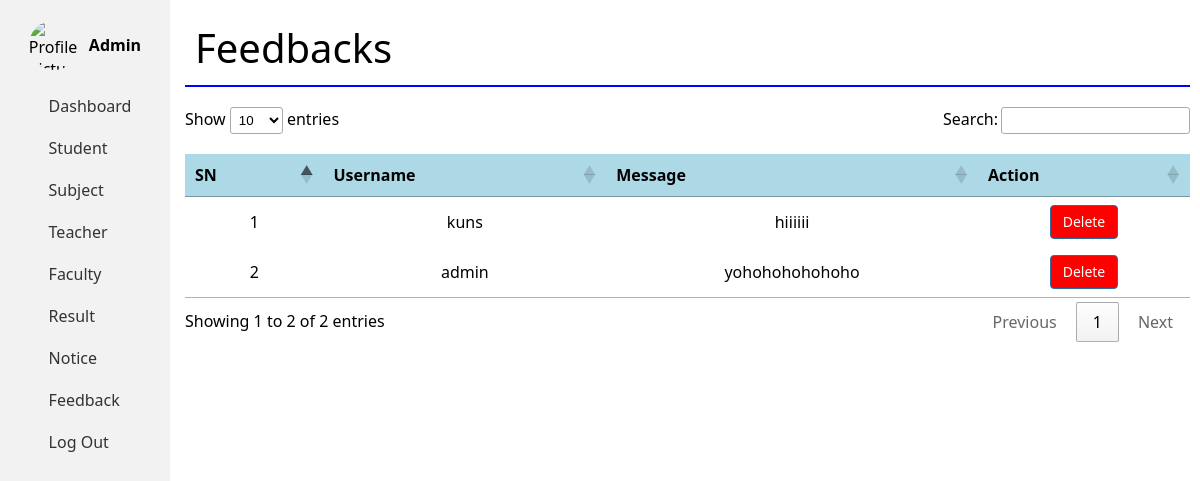
Before: /admin/feedback.php (signed in) with the older database file.
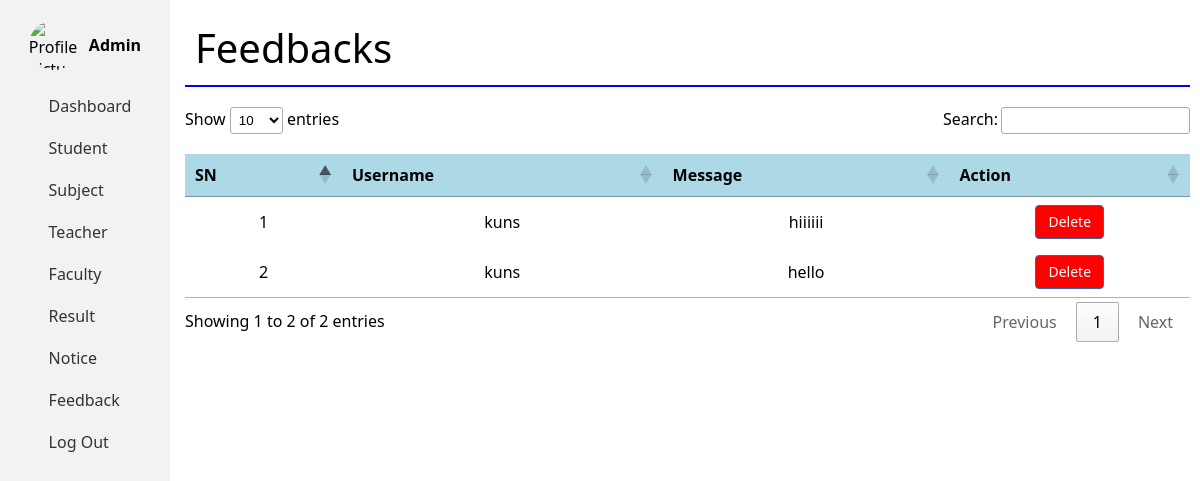
After: the same page with the newer database file.
### tables this page shows
CREATE TABLE `feedback` (
  `id` int(100) NOT NULL,
  `name` varchar(50) NOT NULL,
  `feedback` varchar(1000) NOT NULL
);

### admin/feedback.php (the view, shortened to what this page needs)
<!DOCTYPE html>
<html>
<head>
    <link rel="stylesheet" type="text/css" href="https://cdn.datatables.net/1.10.25/css/jquery.dataTables.min.css">
    <link rel="stylesheet" type="text/css" href="https://cdn.datatables.net/responsive/2.2.9/css/responsive.dataTables.min.css">
</head>
<body>
    <div class="container">
        <?php include('sidebar.php'); ?>
        <div class="thead-main">
            <div class="dlabel">
                Feedbacks
            </div>
            <div class="table-responsive">
                <table id="feedbackTable" class="table table-striped">
                    <thead>
                        <tr class="th-tr">
                            <th>SN</th>
                            <th>Username</th>
                            <th>Message</th>
                            <th>Action</th>
                        </tr>
                    </thead>
                    <tbody>
                        <?php
                        $sql = "SELECT * FROM feedback";
                        $result = $conn->query($sql);
                        $x = 1;
                        while ($row = $result->fetch_assoc()) {
                        ?>
                            <tr>
                                <td><?php echo $x ?></td>
                                <td><?php echo $row['name']; ?></td>
                                <td><?php echo $row['feedback']; ?></td>
                                <td>
                                    <a href="deletefeedback.php?id=<?php echo $row['id']; ?>" class="button" style="background-color: red;" onclick="return confirm('Are you sure you want to delete this notice?')">Delete</a>
                                </td>
                            </tr>
                        <?php
                            $x++;
                        }
                        ?>
                    </tbody>
                </table>
            </div>
        </div>
    </div>
</body>
</html>

Changed rows visible on the page:
removed feedback: name "admin", feedback "yohohohohohoho"
added feedback: name "kuns", feedback "hello"
